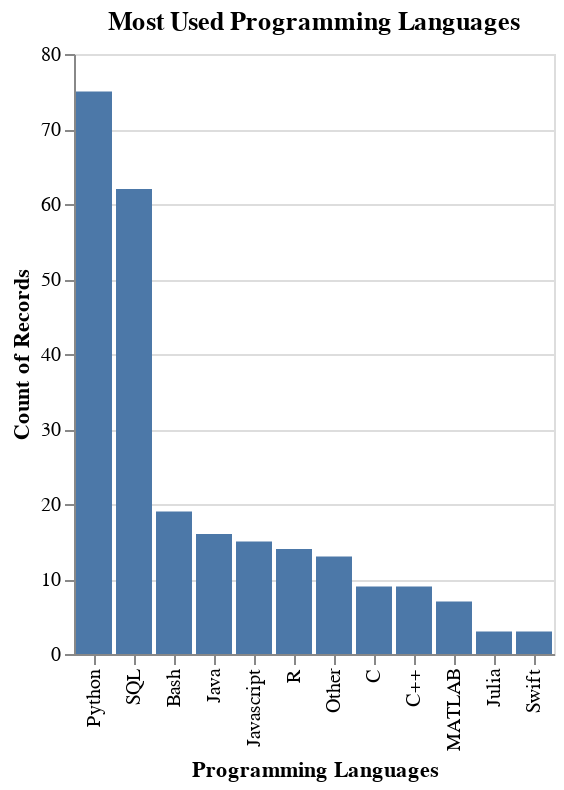

The cell this chart's notebook holds for it:
### Code cell
alt.Chart(lang_barplot_data.query("Q5 == 'Data Engineer' & Q6 == '5-10 years'"), 
          title = "Most Used Programming Languages").mark_bar().encode(
    alt.X("selected_lang", title="Programming Languages", sort="-y"),
    alt.Y("count()"))

### Figure 1 — Vega-Lite specification as saved in the notebook (floating-point values rounded to 4 significant figures; data arrays with more than 128 entries replaced by an {"elided": "..."} marker saying what was removed)
{"config": {"view": {"continuousWidth": 400, "continuousHeight": 300}}, "data": {"name": "data-47041b4e71969fb5c010bd644e5428b3"}, "mark": "bar", "encoding": {"x": {"type": "nominal", "field": "selected_lang", "sort": "-y", "title": "Programming Languages"}, "y": {"type": "quantitative", "aggregate": "count"}}, "title": "Most Used Programming Languages", "$schema": "https://vega.github.io/schema/vega-lite/v4.8.1.json", "datasets": {"data-47041b4e71969fb5c010bd644e5428b3": {"elided": "245 records"}}}
